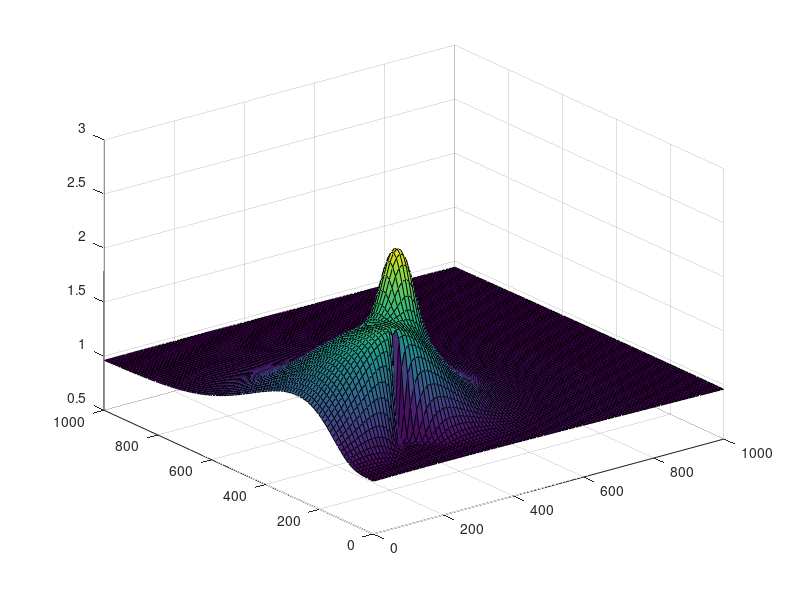

The MATLAB script that drew this image:
function danger
    % fake inputs for now
    enemyPos = [200.5,200.5];
    
    % create axis variables
    x = linspace(1,1000);
    y = linspace(1,1000);
    [X,Y] = meshgrid(x-enemyPos(1),y-enemyPos(2));
    
    % calculate danger
    R = sqrt(X.^2 + Y.^2);
    T = atan(Y./X) + pi*(X<0) - pi/2;
    dist = R./sinc(T/pi);
    
    
    d = exp(-dist.^2/100000) + exp(-R/20000) + tanh(exp(-((X-300+enemyPos(1)).^2 + (Y-300+enemyPos(2)).^2)/2000));
    surf(x,y,d)
end